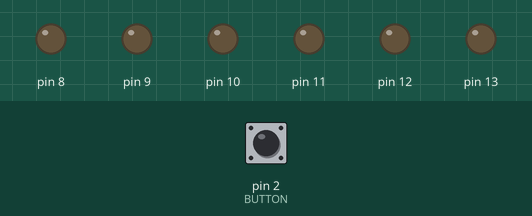
The sketch below on a simulated Arduino Uno, built with avr-gcc and run on an emulated ATmega328P. Shown: output pins drawn as LEDs (lit = HIGH). Dashed ring = blinking. The inputs (shaded band) are chosen by the test bench; at power-on: pin 2 (BUTTON) HIGH.

Above: at 1.2 s.
1.3 s: pin 2 (BUTTON) pulled LOW for 0.15 s
At 1.45 s:
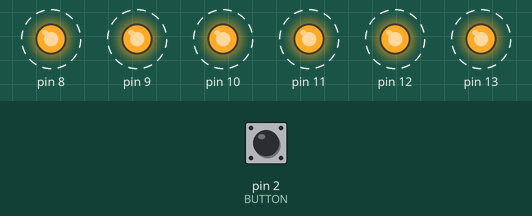
Timing chart, 0 to 6.7 s (numbered marks = the images above; inputs shaded):
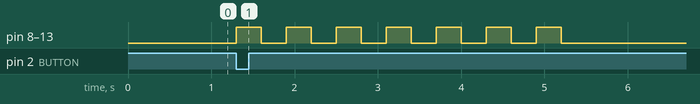

The sketch:

G01_P12_WHILE_LOOP.ino
```cpp
/*
   Board: Arduino UNO

   Poject Description: When PUSH BUTTON pressed the LEDs will be ON
   for 300ms then OFF for 300ms for ONLY seven times.

   url: https://github.com/sfad/arduino_projects
*/

#define BUTTON 2
int i = 0;

void setup() {
    DDRB = 0b00111111;              // set pins 0-6 of PORT B as OUTPUT
    pinMode(BUTTON, INPUT_PULLUP);  // configure pin #2 with internal builtin
                                    // pullup resistor
}

void loop() {
    if (digitalRead(BUTTON) == LOW) {
        while (i < 7) {
            PORTB = 0x3F;
            delay(300);
            PORTB = 0;
            delay(300);
            i++;
        }
    }
}
```

Measured:
- after the input at 1.3 s, pin 8–13: alternates HIGH for 0.30 s and LOW for 0.30 s, 14 changes in all, then stays LOW, starting at once
